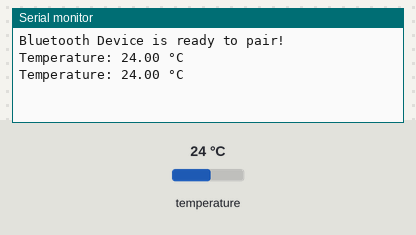
A sketch run on a simulated ESP32. Parts: the last lines printed to the serial monitor. Inputs (shaded band) come from the test bench; at power-on: temperature 24 °C. Nothing arrives over Bluetooth unless stated.

Above: at 4.3 s.
4.4 s: temperature set to 12 °C
At 7.4 s:
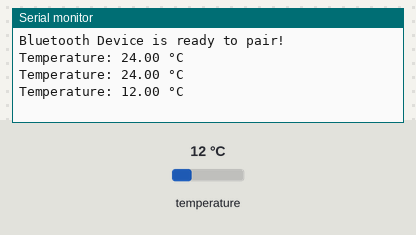
8.1 s: temperature set to 19 °C
At 9.5 s:
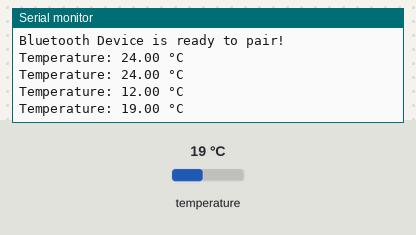
Timing chart, 0 to 11.1 s (numbered marks = the images above; inputs shaded):
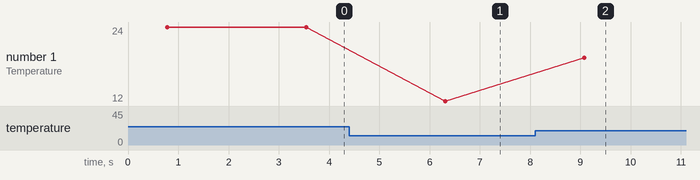

Measured:
- after the input at 4.4 s, the serial monitor: prints a new line after 1.9 s (image 1)
- after the input at 8.1 s, the serial monitor: prints a new line after 0.97 s (image 2)
- plotted number 1: 24 → 12 after the input at 4.4 s, 12 → 19 after the input at 8.1 s

The sketch:

sketch_jun12c_esp_proweb.ino
```cpp
#include <BluetoothSerial.h>
#include <OneWire.h>
#include <DallasTemperature.h>

#define BLUETOOTH_NAME "Medicheck v1"
#define ONE_WIRE_BUS 2 // Data pin for DS18B20 sensor

BluetoothSerial SerialBT;

OneWire oneWire(ONE_WIRE_BUS);
DallasTemperature sensors(&oneWire);

void setup() {
  Serial.begin(115200);
  SerialBT.begin(BLUETOOTH_NAME); // Bluetooth device name
  Serial.println("Bluetooth Device is ready to pair!");

  sensors.begin();
}

void loop() {
  sensors.requestTemperatures();
  float temperatureC = sensors.getTempCByIndex(0);

  if (temperatureC == DEVICE_DISCONNECTED_C) {
    Serial.println("Error: Could not read temperature data");
  } else {
    Serial.print("Temperature: ");
    Serial.print(temperatureC);
    Serial.println(" °C");

    SerialBT.print(temperatureC);
    SerialBT.println();
  }

  delay(2000);
}
```
